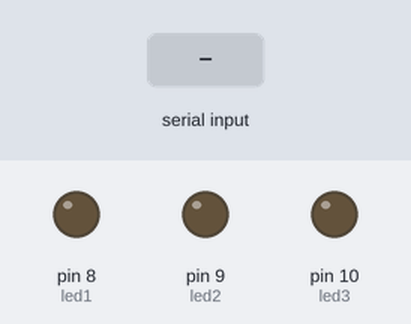
A sketch run on a simulated Arduino Uno, built with avr-gcc and run on an emulated ATmega328P. Parts: output pins drawn as LEDs (lit = HIGH). The test bench sets the inputs (shaded band).

Above: at 1.2 s.
1.3 s: "3" received over Serial
At 2.0 s:
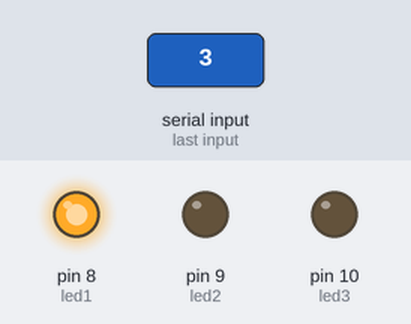
2.9 s: "5" received over Serial
At 4.2 s:
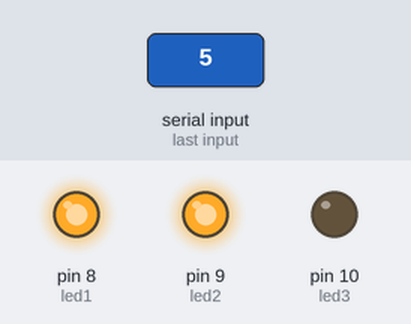
4.5 s: "4" received over Serial
At 5.6 s:
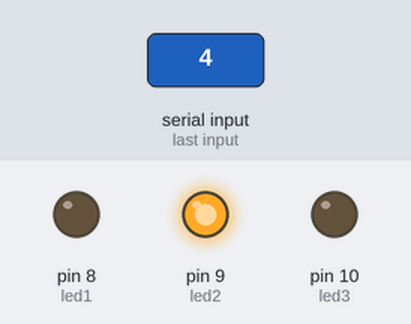
6.0 s: "7" received over Serial
At 6.8 s:
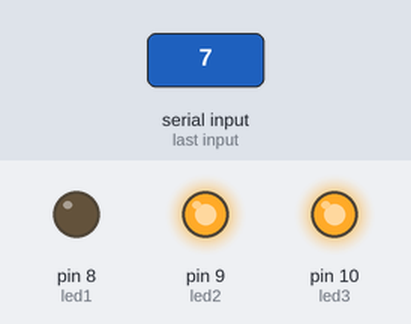
7.5 s: "6" received over Serial
At 7.9 s:
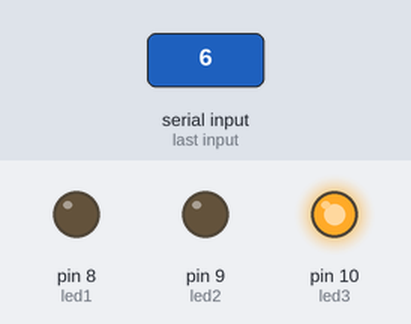
9.0 s: "8" received over Serial
At 10.3 s:
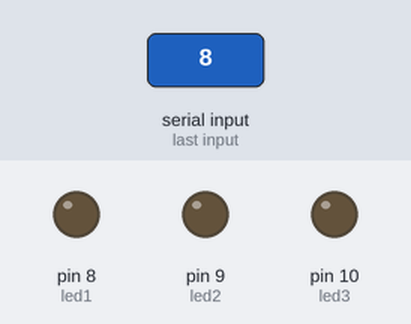
Timing chart, 0 to 11.5 s (numbered marks = the images above; inputs shaded):
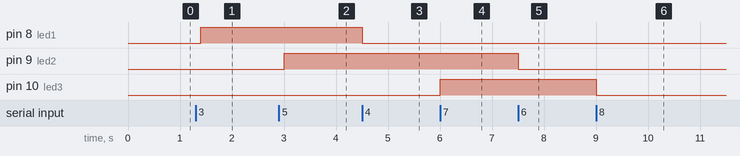

Measured:
- after the input at 1.3 s, pin 8 (led1): LOW → HIGH after 0.10 s
- after the input at 2.9 s, pin 9 (led2): LOW → HIGH after 0.10 s
- after the input at 4.5 s, pin 8 (led1): HIGH → LOW at once
- after the input at 6.0 s, pin 10 (led3): LOW → HIGH at once
- after the input at 7.5 s, pin 9 (led2): HIGH → LOW at once
- after the input at 9.0 s, pin 10 (led3): HIGH → LOW at once

The sketch:

moapp_arduino.ino
```cpp
int led1 = 8;
int led2 = 9;
int led3 = 10;

char serial_input;

void setup() {
  // put your setup code here, to run once:
  pinMode(led1,OUTPUT);
  pinMode(led2,OUTPUT);
  pinMode(led3,OUTPUT);
  Serial.begin(9600);
}

void loop() {
  // put your main code here, to run repeatedly:
  if(Serial.available()){
    serial_input = Serial.read();
  }

  if(serial_input == '3'){
    digitalWrite(led1,HIGH);
  }
  else if(serial_input == '4'){
    digitalWrite(led1,LOW);
  }
  else if(serial_input == '5'){
    digitalWrite(led2,HIGH);
  }
  else if(serial_input == '6'){
    digitalWrite(led2,LOW);
  }
  else if(serial_input == '7'){
    digitalWrite(led3,HIGH);
  }
  else if(serial_input == '8'){
    digitalWrite(led3,LOW);
  }

  delay(100);
}
```
